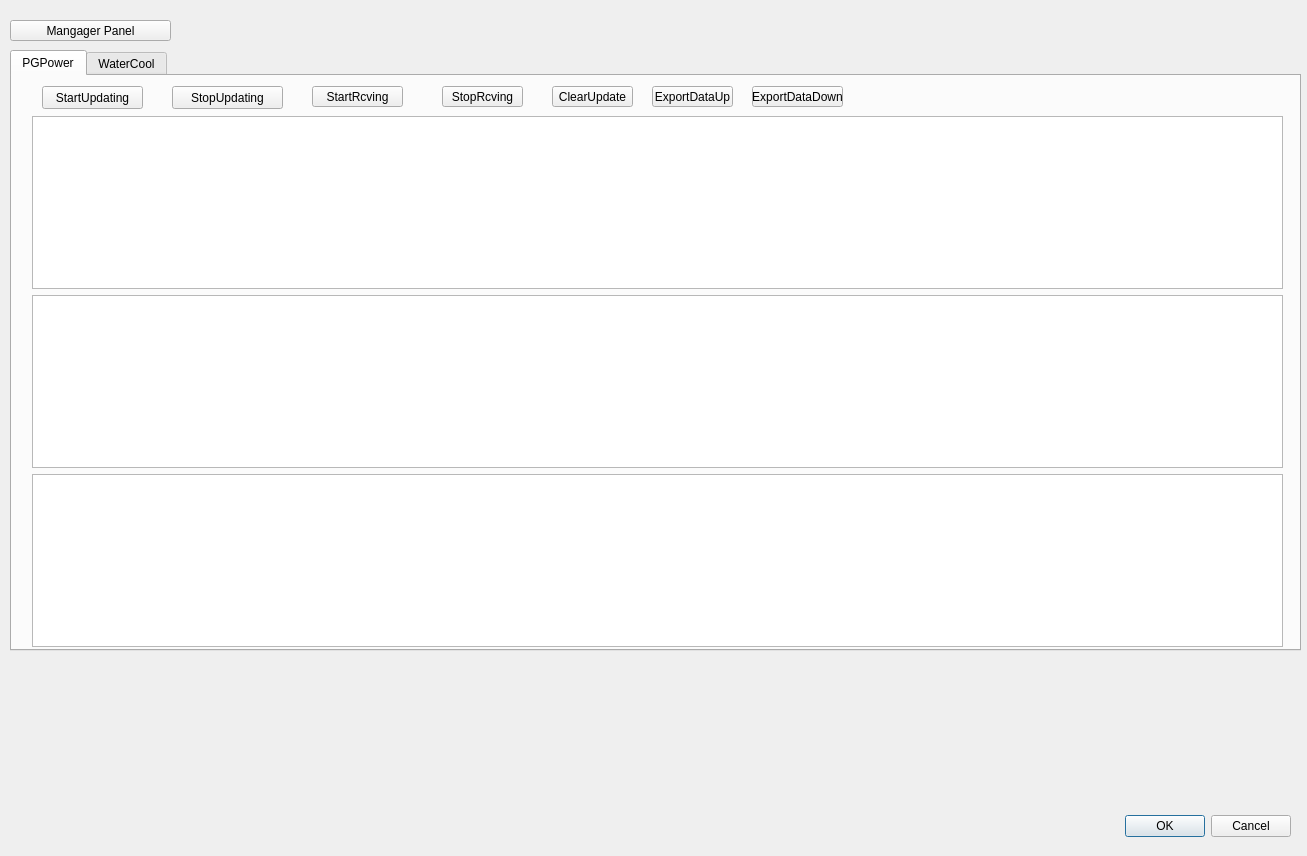
<?xml version="1.0" encoding="UTF-8"?>
<ui version="4.0">
 <class>Dialog</class>
 <widget class="QDialog" name="Dialog">
  <property name="geometry">
   <rect>
    <x>0</x>
    <y>0</y>
    <width>1307</width>
    <height>856</height>
   </rect>
  </property>
  <property name="windowTitle">
   <string>Dialog</string>
  </property>
  <widget class="QDialogButtonBox" name="buttonBox">
   <property name="geometry">
    <rect>
     <x>950</x>
     <y>810</y>
     <width>341</width>
     <height>32</height>
    </rect>
   </property>
   <property name="orientation">
    <enum>Qt::Horizontal</enum>
   </property>
   <property name="standardButtons">
    <set>QDialogButtonBox::Cancel|QDialogButtonBox::Ok</set>
   </property>
  </widget>
  <widget class="QTabWidget" name="tabWidget">
   <property name="geometry">
    <rect>
     <x>10</x>
     <y>50</y>
     <width>1291</width>
     <height>601</height>
    </rect>
   </property>
   <property name="currentIndex">
    <number>0</number>
   </property>
   <widget class="QWidget" name="tab">
    <attribute name="title">
     <string>PGPower</string>
    </attribute>
    <widget class="QPushButton" name="pushButton_5">
     <property name="geometry">
      <rect>
       <x>540</x>
       <y>10</y>
       <width>81</width>
       <height>21</height>
      </rect>
     </property>
     <property name="text">
      <string>ClearUpdate</string>
     </property>
    </widget>
    <widget class="QPushButton" name="pushButton_4">
     <property name="geometry">
      <rect>
       <x>430</x>
       <y>10</y>
       <width>81</width>
       <height>21</height>
      </rect>
     </property>
     <property name="text">
      <string>StopRcving</string>
     </property>
    </widget>
    <widget class="QPushButton" name="pushButton_2">
     <property name="geometry">
      <rect>
       <x>160</x>
       <y>10</y>
       <width>111</width>
       <height>23</height>
      </rect>
     </property>
     <property name="text">
      <string>StopUpdating</string>
     </property>
    </widget>
    <widget class="QPushButton" name="pushButton">
     <property name="geometry">
      <rect>
       <x>30</x>
       <y>10</y>
       <width>101</width>
       <height>23</height>
      </rect>
     </property>
     <property name="text">
      <string>StartUpdating</string>
     </property>
    </widget>
    <widget class="QPushButton" name="pushButton_3">
     <property name="geometry">
      <rect>
       <x>300</x>
       <y>10</y>
       <width>91</width>
       <height>21</height>
      </rect>
     </property>
     <property name="text">
      <string>StartRcving</string>
     </property>
    </widget>
    <widget class="QPushButton" name="pushButton_6">
     <property name="geometry">
      <rect>
       <x>640</x>
       <y>10</y>
       <width>81</width>
       <height>21</height>
      </rect>
     </property>
     <property name="text">
      <string>ExportDataUp</string>
     </property>
    </widget>
    <widget class="QPushButton" name="pushButton_7">
     <property name="geometry">
      <rect>
       <x>740</x>
       <y>10</y>
       <width>91</width>
       <height>21</height>
      </rect>
     </property>
     <property name="text">
      <string>ExportDataDown</string>
     </property>
    </widget>
    <widget class="QWidget" name="gridLayoutWidget">
     <property name="geometry">
      <rect>
       <x>20</x>
       <y>40</y>
       <width>1251</width>
       <height>531</height>
      </rect>
     </property>
     <layout class="QGridLayout" name="gridLayout">
      <item row="1" column="0">
       <widget class="PlotWidget" name="graphicsView_2"/>
      </item>
      <item row="0" column="0">
       <widget class="PlotWidget" name="graphicsView"/>
      </item>
      <item row="2" column="0">
       <widget class="PlotWidget" name="graphicsView_3"/>
      </item>
     </layout>
    </widget>
   </widget>
   <widget class="QWidget" name="tab_2">
    <attribute name="title">
     <string>WaterCool</string>
    </attribute>
   </widget>
  </widget>
  <widget class="QPushButton" name="pushButton_8">
   <property name="geometry">
    <rect>
     <x>10</x>
     <y>20</y>
     <width>161</width>
     <height>21</height>
    </rect>
   </property>
   <property name="text">
    <string>Mangager Panel</string>
   </property>
  </widget>
 </widget>
 <customwidgets>
  <customwidget>
   <class>PlotWidget</class>
   <extends>QGraphicsView</extends>
   <header>pyqtgraph</header>
  </customwidget>
 </customwidgets>
 <resources/>
 <connections>
  <connection>
   <sender>buttonBox</sender>
   <signal>accepted()</signal>
   <receiver>Dialog</receiver>
   <slot>accept()</slot>
   <hints>
    <hint type="sourcelabel">
     <x>248</x>
     <y>254</y>
    </hint>
    <hint type="destinationlabel">
     <x>157</x>
     <y>274</y>
    </hint>
   </hints>
  </connection>
  <connection>
   <sender>buttonBox</sender>
   <signal>rejected()</signal>
   <receiver>Dialog</receiver>
   <slot>reject()</slot>
   <hints>
    <hint type="sourcelabel">
     <x>316</x>
     <y>260</y>
    </hint>
    <hint type="destinationlabel">
     <x>286</x>
     <y>274</y>
    </hint>
   </hints>
  </connection>
 </connections>
</ui>
